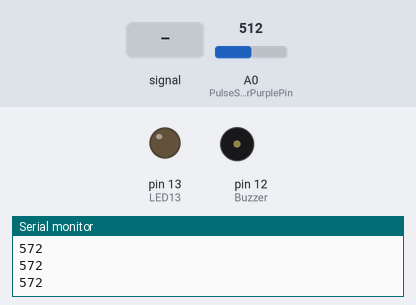
Recording of a sketch running on a simulated Arduino Uno, built with avr-gcc and run on an emulated ATmega328P. On the bench: output pins drawn as LEDs (lit = HIGH), buzzer (waves = sounding), the last lines printed to the serial monitor. Dashed ring = blinking. The test bench sets the inputs (shaded band); at power-on: A0 (PulseSensorPurplePin) = 512.

Above: at 1.2 s.
1.3 s: A0 (PulseSensorPurplePin) fed a 200 Hz sine of ±81 counts around its level
At 2.0 s:
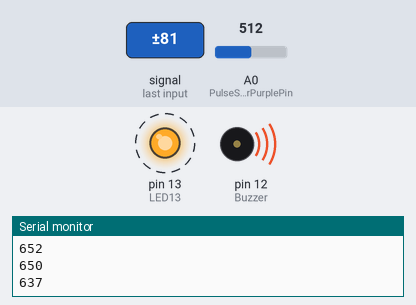
4.3 s: A0 (PulseSensorPurplePin) set to 529
At 4.3 s:
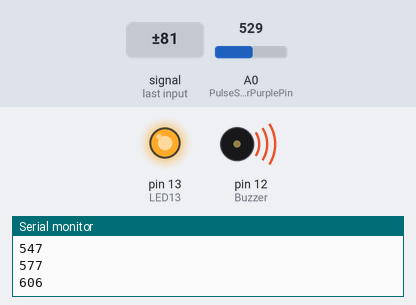
5.8 s: A0 (PulseSensorPurplePin) set to 503
At 7.0 s:
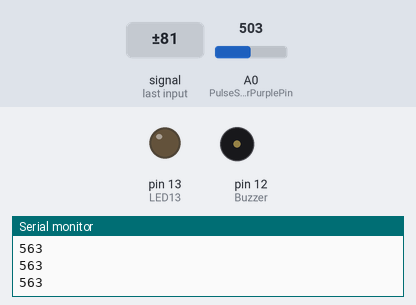
7.3 s: A0 (PulseSensorPurplePin) set to 716
At 8.6 s:
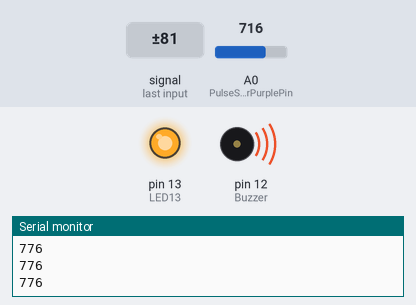
Timing chart, 0 to 9.8 s (numbered marks = the images above; inputs shaded):
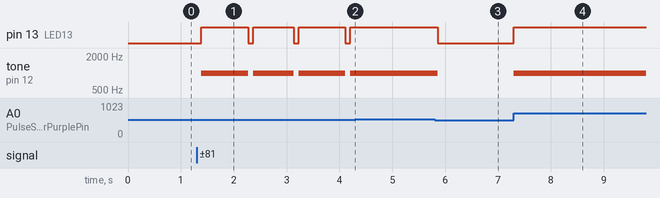

The sketch:

pulse_sensor_BPM.ino
```cpp
int PulseSensorPurplePin = 0; // Pulse Sensor PURPLE WIRE connected to ANALOG PIN 0
int LED13 = 13; // The on-board Arduion LED
int Buzzer=12;
int BPM;
int Signal; // holds the incoming raw data. Signal value can range from 0-1024
int Threshold = 519 ; // Determine which Signal to "count as a beat", and which to ingore.


// The SetUp Function:
void setup() {
pinMode(Buzzer,OUTPUT);
pinMode(LED13,OUTPUT); // pin that will blink to your heartbeat!
Serial.begin(9600); // Set's up Serial Communication at certain speed.

}

// The Main Loop Function
void loop() {

Signal = analogRead(PulseSensorPurplePin); // Read the PulseSensor's value.
// Assign this value to the "Signal" variable.

Serial.println(Signal+60); // Send the Signal value to Serial Plotter.


if(Signal > Threshold ){ // If the signal is above "519", then "turn-on" Arduino's on-Board LED.
digitalWrite(LED13,HIGH);
tone(Buzzer,1000);
delay(100);
} else {
digitalWrite(LED13,LOW); // Else, the sigal must be below "519", so "turn-off" this LED.
noTone(Buzzer);
}


delay(10);


}
```

Measured:
- the behaviour switches between 520 and 519 on A0 (PulseSensorPurplePin) (found by bisection; images 2 and 3)
- after the input at 1.3 s, pin 13 (LED13): alternates HIGH for 0.88 s and LOW for 0.09 s, starting after 0.09 s; tone on pin 12 (Buzzer): alternates 1000 Hz for 0.88 s and silent for 0.09 s, starting after 0.09 s
- after the input at 4.3 s, pin 13 (LED13): stays HIGH (without the input it goes to LOW after 0.68 s); tone on pin 12 (Buzzer): stays 1000 Hz (without the input it goes to silent after 0.68 s)
- after the input at 5.8 s, pin 13 (LED13): HIGH → LOW after 0.06 s; tone on pin 12 (Buzzer): 1000 Hz → silent after 0.06 s
- after the input at 7.3 s, pin 13 (LED13): LOW → HIGH at once; tone on pin 12 (Buzzer): silent → 1000 Hz at once
